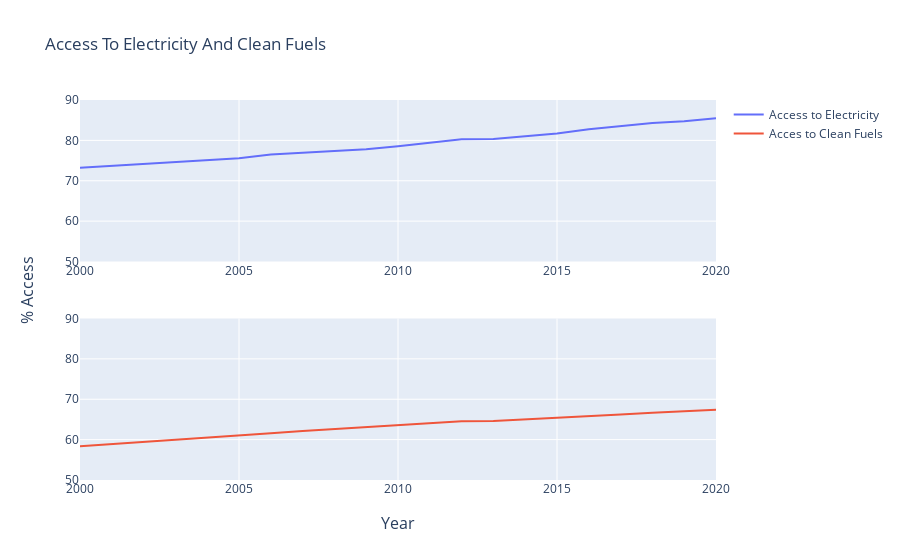

Notebook code for this chart:
### Code cell
# yıllara göre dünyadaki ortalama elektriğe ve temiz yakıtlara erişim yüzdelerini gösteren çizgi grafiği
fig = make_subplots(x_title = "Year",y_title = "% Access",rows = 2, cols= 1)
fig.append_trace(go.Line(x = electricity["Year"], y = electricity["Access to electricity (% of population)"], name="Access to Electricity"), row = 1, col = 1)
fig.update_yaxes(range=[50,90], row=1, col=1)
fig.append_trace(go.Line(x = clean_fuels["Year"], y = clean_fuels["Access to clean fuels for cooking"],name="Acces to Clean Fuels"), row = 2, col = 1)
fig.update_yaxes(range=[50,90], row=2, col=1)
fig.update_layout(title_text = "Access To Electricity And Clean Fuels")
fig.show()

### Figure 1 — Plotly figure (JSON) as saved in the notebook; plotly's stock layout.template omitted (floating-point values rounded to 4 significant figures)
{"data": [{"name": "Access to Electricity", "type": "scatter", "x": [2000, 2001, 2002, 2003, 2004, 2005, 2006, 2007, 2008, 2009, 2010, 2011, 2012, 2013, 2014, 2015, 2016, 2017, 2018, 2019, 2020], "xaxis": "x", "y": [73.22, 73.71, 74.02, 74.59, 75.17, 75.58, 76.51, 76.91, 77.44, 77.8, 78.53, 79.4, 80.28, 80.32, 81.05, 81.68, 82.78, 83.56, 84.33, 84.76, 85.46], "yaxis": "y"}, {"name": "Acces to Clean Fuels", "type": "scatter", "x": [2000, 2001, 2002, 2003, 2004, 2005, 2006, 2007, 2008, 2009, 2010, 2011, 2012, 2013, 2014, 2015, 2016, 2017, 2018, 2019, 2020], "xaxis": "x2", "y": [58.33, 58.84, 59.38, 59.94, 60.47, 61.01, 61.56, 62.11, 62.63, 63.13, 63.62, 64.11, 64.56, 64.62, 65.07, 65.46, 65.88, 66.25, 66.63, 67.01, 67.37], "yaxis": "y2"}], "layout": {"annotations": [{"font": {"size": 16}, "showarrow": false, "text": "Year", "x": 0.5, "xanchor": "center", "xref": "paper", "y": 0, "yanchor": "top", "yref": "paper", "yshift": -30}, {"font": {"size": 16}, "showarrow": false, "text": "% Access", "textangle": -90, "x": 0, "xanchor": "right", "xref": "paper", "xshift": -40, "y": 0.5, "yanchor": "middle", "yref": "paper"}], "title": {"text": "Access To Electricity And Clean Fuels"}, "xaxis": {"anchor": "y", "domain": [0, 1]}, "xaxis2": {"anchor": "y2", "domain": [0, 1]}, "yaxis": {"anchor": "x", "domain": [0.575, 1], "range": [50, 90]}, "yaxis2": {"anchor": "x2", "domain": [0, 0.425], "range": [50, 90]}}}
